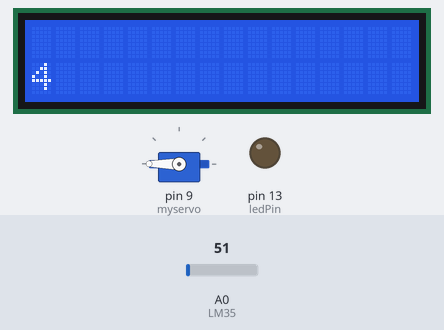
Recording of a sketch running on a simulated Arduino Uno, built with avr-gcc and run on an emulated ATmega328P. On the bench: servo, 16×2 character LCD, output pins drawn as LEDs (lit = HIGH). Inputs (shaded band) come from the test bench; at power-on: A0 (LM35) = 51. Pins used as bus, display or sensor lines are not drawn; what the sketch prints to the serial monitor is not drawn.

Above: at 4.9 s.
At 8.7 s:
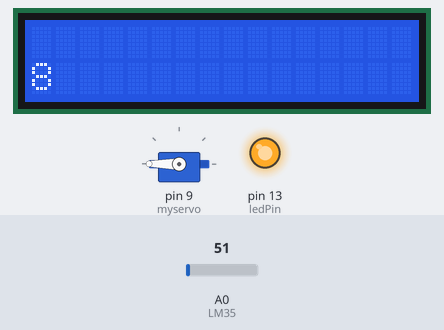
At 17.9 s:
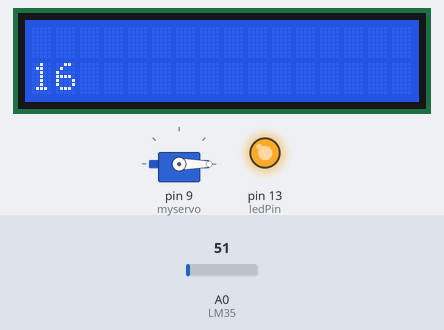
At 36.9 s:
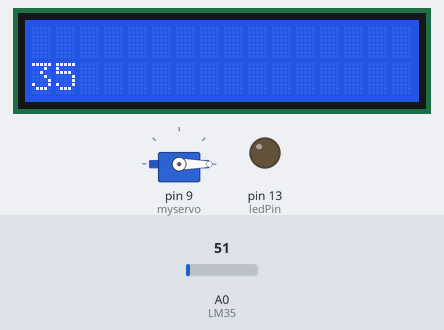
Timing chart, 0 to 40.0 s (numbered marks = the images above):
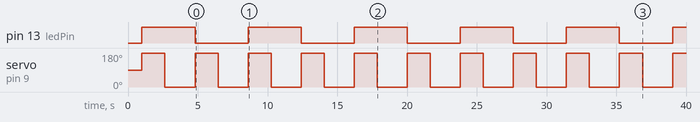

The sketch:

eb.ino
```cpp
#include <LiquidCrystal.h>
#include <Servo.h>

const int rs = 12, en = 11, d4 = 5, d5 = 4, d6 = 3, d7 = 2;
LiquidCrystal lcd(rs, en, d4, d5, d6, d7);
Servo myservo;

const int ledPin = LED_BUILTIN; // the number of the LED pin
int ledState = LOW;             // ledState used to set the LED
unsigned long previousMillis = 0;
const long interval = 1000; // interval at which to blink (milliseconds)

void setup() {
  myservo.attach(9);    // attaches the servo on pin 9 to the servo object
  Serial.begin(9600);   // 9600 bps
  lcd.begin(16, 2);     // set up the LCD's number of columns and rows
  pinMode(ledPin, OUTPUT); // set the digital pin as output
}

void loop() {
  unsigned long currentMillis = millis();

  if (currentMillis - previousMillis >= interval) {
    // save the last time you blinked the LED
    previousMillis = currentMillis;

    // if the LED is off turn it on and vice-versa:
    if (ledState == LOW) {
      ledState = HIGH;
    } else {
      ledState = LOW;
    }
    // set the LED with the ledState of the variable:
    digitalWrite(ledPin, ledState);
    analogWrite(9, 177);
    myservo.write(270);
    delay(1650);
    myservo.write(0);
    delay(1650);
    uint16_t val;
    double dat;
    val = analogRead(A0);          // Connect LM35 on Analog 0
    dat = (double)val * (5 / 10.24);
    lcd.clear();                   // Clear the LCD
    Serial.print("Temperature: ");    // Display the temperature label
    Serial.println(dat);                // Display the temperature value with new line
    Serial.print(" Celsius");
    delay(500);
    // set the cursor to column 0, line 1
    // (note: line 1 is the second row, since counting begins with 0):
    lcd.setCursor(0, 1);
    // print the number of seconds since reset:
    lcd.print(millis() / 1000);
  }
}
```

Measured:
- by itself, pin 13 (ledPin): alternates HIGH for 3.8 s and LOW for 3.8 s
- by itself, servo on pin 9 (myservo): alternates 180° for 1.7 s and 0° for 2.2 s
- what the display in image 0 shows lasts 3.3 s, from 4.8 s to 8.1 s
